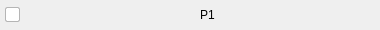
<?xml version="1.0" encoding="UTF-8"?>
<ui version="4.0">
 <class>JAddFiberUnit</class>
 <widget class="qMRMLWidget" name="JAddFiberUnit">
  <property name="geometry">
   <rect>
    <x>0</x>
    <y>0</y>
    <width>380</width>
    <height>30</height>
   </rect>
  </property>
  <property name="minimumSize">
   <size>
    <width>0</width>
    <height>30</height>
   </size>
  </property>
  <property name="maximumSize">
   <size>
    <width>16777215</width>
    <height>30</height>
   </size>
  </property>
  <property name="styleSheet">
   <string notr="true"/>
  </property>
  <layout class="QVBoxLayout" name="verticalLayout_3">
   <property name="leftMargin">
    <number>0</number>
   </property>
   <property name="topMargin">
    <number>0</number>
   </property>
   <property name="rightMargin">
    <number>0</number>
   </property>
   <property name="bottomMargin">
    <number>0</number>
   </property>
   <item>
    <widget class="QWidget" name="widget" native="true">
     <layout class="QHBoxLayout" name="horizontalLayout" stretch="0,1">
      <property name="spacing">
       <number>12</number>
      </property>
      <property name="leftMargin">
       <number>5</number>
      </property>
      <property name="topMargin">
       <number>3</number>
      </property>
      <property name="rightMargin">
       <number>3</number>
      </property>
      <property name="bottomMargin">
       <number>3</number>
      </property>
      <item>
       <widget class="QCheckBox" name="checkBox">
        <property name="styleSheet">
         <string notr="true">QCheckBox::indicator {
    width: 13px;
    height: 13px;
    border: 1px solid #b5b5b5;
    border-radius: 2px;
    background-color: #ffffff;
}

QCheckBox::indicator:checked {
    background-color: #0078d4;
    border: 1px solid #0078d4;
}</string>
        </property>
        <property name="text">
         <string/>
        </property>
       </widget>
      </item>
      <item>
       <widget class="QLabel" name="label">
        <property name="text">
         <string>P1</string>
        </property>
        <property name="alignment">
         <set>Qt::AlignCenter</set>
        </property>
       </widget>
      </item>
     </layout>
    </widget>
   </item>
  </layout>
 </widget>
 <customwidgets>
  <customwidget>
   <class>qMRMLWidget</class>
   <extends>QWidget</extends>
   <header>qMRMLWidget.h</header>
   <container>1</container>
  </customwidget>
 </customwidgets>
 <resources/>
 <connections/>
</ui>
